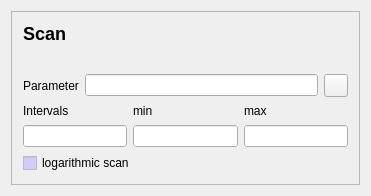
<ui version="4.0" >
<comment> Begin CVS Header </comment>
<comment>   $Source: /fs/turing/cvs/copasi_dev/copasi/UI/CScanWidgetScan.ui,v $ </comment>
<comment>   $Revision: 1.7 $ </comment>
<comment>   $Name: Build-33 $ </comment>
<comment>   $Author: pwilly $ </comment>
<comment>   $Date: 2009/03/19 10:49:43 $ </comment>
<comment> End CVS Header </comment>

<comment> Copyright (C) 2008 by Pedro Mendes, Virginia Tech Intellectual </comment>
<comment> Properties, Inc., EML Research, gGmbH, University of Heidelberg, </comment>
<comment> and The University of Manchester. </comment>
<comment> All rights reserved. </comment>

 <comment> All rights reserved. </comment>
 <class>CScanWidgetScan</class>
 <widget class="QWidget" name="CScanWidgetScan" >
  <property name="geometry" >
   <rect>
    <x>0</x>
    <y>0</y>
    <width>371</width>
    <height>196</height>
   </rect>
  </property>
  <property name="windowTitle" >
   <string>Form1</string>
  </property>
  <layout class="QVBoxLayout" name="verticalLayout_2" >
   <item>
    <widget class="QFrame" name="frame" >
     <property name="palette" >
      <palette>
       <active>
        <colorrole role="Base" >
         <brush brushstyle="SolidPattern" >
          <color alpha="255" >
           <red>207</red>
           <green>206</green>
           <blue>249</blue>
          </color>
         </brush>
        </colorrole>
       </active>
       <inactive>
        <colorrole role="Base" >
         <brush brushstyle="SolidPattern" >
          <color alpha="255" >
           <red>207</red>
           <green>206</green>
           <blue>249</blue>
          </color>
         </brush>
        </colorrole>
       </inactive>
       <disabled>
        <colorrole role="Base" >
         <brush brushstyle="SolidPattern" >
          <color alpha="255" >
           <red>212</red>
           <green>208</green>
           <blue>200</blue>
          </color>
         </brush>
        </colorrole>
       </disabled>
      </palette>
     </property>
     <property name="autoFillBackground" >
      <bool>true</bool>
     </property>
     <property name="frameShape" >
      <enum>QFrame::StyledPanel</enum>
     </property>
     <property name="frameShadow" >
      <enum>QFrame::Raised</enum>
     </property>
     <layout class="QVBoxLayout" name="verticalLayout" >
      <item>
       <widget class="QLabel" name="labelTitle" >
        <property name="text" >
         <string>&lt;h2>Scan&lt;/h2></string>
        </property>
        <property name="alignment" >
         <set>Qt::AlignTop</set>
        </property>
        <property name="wordWrap" >
         <bool>true</bool>
        </property>
       </widget>
      </item>
      <item>
       <layout class="QHBoxLayout" >
        <item>
         <widget class="QLabel" name="labelObject" >
          <property name="text" >
           <string>Parameter</string>
          </property>
          <property name="wordWrap" >
           <bool>false</bool>
          </property>
         </widget>
        </item>
        <item>
         <widget class="QLineEdit" name="lineEditObject" >
          <property name="palette" >
           <palette>
            <active>
             <colorrole role="Base" >
              <brush brushstyle="SolidPattern" >
               <color alpha="255" >
                <red>255</red>
                <green>255</green>
                <blue>255</blue>
               </color>
              </brush>
             </colorrole>
            </active>
            <inactive>
             <colorrole role="Base" >
              <brush brushstyle="SolidPattern" >
               <color alpha="255" >
                <red>255</red>
                <green>255</green>
                <blue>255</blue>
               </color>
              </brush>
             </colorrole>
            </inactive>
            <disabled>
             <colorrole role="Base" >
              <brush brushstyle="SolidPattern" >
               <color alpha="255" >
                <red>212</red>
                <green>208</green>
                <blue>200</blue>
               </color>
              </brush>
             </colorrole>
            </disabled>
           </palette>
          </property>
          <property name="autoFillBackground" >
           <bool>true</bool>
          </property>
         </widget>
        </item>
        <item>
         <widget class="QToolButton" name="buttonObject" >
          <property name="text" >
           <string/>
          </property>
          <property name="icon" >
           <iconset>
            <normaloff>image0</normaloff>image0</iconset>
          </property>
         </widget>
        </item>
       </layout>
      </item>
      <item>
       <layout class="QGridLayout" name="gridLayout" >
        <item row="0" column="0" >
         <widget class="QLabel" name="labelNumber" >
          <property name="text" >
           <string>Intervals</string>
          </property>
          <property name="wordWrap" >
           <bool>false</bool>
          </property>
         </widget>
        </item>
        <item row="0" column="1" >
         <widget class="QLabel" name="labelMin" >
          <property name="text" >
           <string>min</string>
          </property>
          <property name="wordWrap" >
           <bool>false</bool>
          </property>
         </widget>
        </item>
        <item row="0" column="2" >
         <widget class="QLabel" name="labelMax" >
          <property name="text" >
           <string>max</string>
          </property>
          <property name="wordWrap" >
           <bool>false</bool>
          </property>
         </widget>
        </item>
        <item row="1" column="0" >
         <widget class="QLineEdit" name="lineEditNumber" >
          <property name="palette" >
           <palette>
            <active>
             <colorrole role="Base" >
              <brush brushstyle="SolidPattern" >
               <color alpha="255" >
                <red>255</red>
                <green>255</green>
                <blue>255</blue>
               </color>
              </brush>
             </colorrole>
            </active>
            <inactive>
             <colorrole role="Base" >
              <brush brushstyle="SolidPattern" >
               <color alpha="255" >
                <red>255</red>
                <green>255</green>
                <blue>255</blue>
               </color>
              </brush>
             </colorrole>
            </inactive>
            <disabled>
             <colorrole role="Base" >
              <brush brushstyle="SolidPattern" >
               <color alpha="255" >
                <red>212</red>
                <green>208</green>
                <blue>200</blue>
               </color>
              </brush>
             </colorrole>
            </disabled>
           </palette>
          </property>
          <property name="autoFillBackground" >
           <bool>true</bool>
          </property>
         </widget>
        </item>
        <item row="1" column="1" >
         <widget class="QLineEdit" name="lineEditMin" >
          <property name="palette" >
           <palette>
            <active>
             <colorrole role="Base" >
              <brush brushstyle="SolidPattern" >
               <color alpha="255" >
                <red>255</red>
                <green>255</green>
                <blue>255</blue>
               </color>
              </brush>
             </colorrole>
            </active>
            <inactive>
             <colorrole role="Base" >
              <brush brushstyle="SolidPattern" >
               <color alpha="255" >
                <red>255</red>
                <green>255</green>
                <blue>255</blue>
               </color>
              </brush>
             </colorrole>
            </inactive>
            <disabled>
             <colorrole role="Base" >
              <brush brushstyle="SolidPattern" >
               <color alpha="255" >
                <red>212</red>
                <green>208</green>
                <blue>200</blue>
               </color>
              </brush>
             </colorrole>
            </disabled>
           </palette>
          </property>
          <property name="autoFillBackground" >
           <bool>true</bool>
          </property>
         </widget>
        </item>
        <item row="1" column="2" >
         <widget class="QLineEdit" name="lineEditMax" >
          <property name="palette" >
           <palette>
            <active>
             <colorrole role="Base" >
              <brush brushstyle="SolidPattern" >
               <color alpha="255" >
                <red>255</red>
                <green>255</green>
                <blue>255</blue>
               </color>
              </brush>
             </colorrole>
            </active>
            <inactive>
             <colorrole role="Base" >
              <brush brushstyle="SolidPattern" >
               <color alpha="255" >
                <red>255</red>
                <green>255</green>
                <blue>255</blue>
               </color>
              </brush>
             </colorrole>
            </inactive>
            <disabled>
             <colorrole role="Base" >
              <brush brushstyle="SolidPattern" >
               <color alpha="255" >
                <red>212</red>
                <green>208</green>
                <blue>200</blue>
               </color>
              </brush>
             </colorrole>
            </disabled>
           </palette>
          </property>
          <property name="autoFillBackground" >
           <bool>true</bool>
          </property>
         </widget>
        </item>
       </layout>
      </item>
      <item>
       <widget class="QCheckBox" name="checkBoxLog" >
        <property name="text" >
         <string>logarithmic scan</string>
        </property>
       </widget>
      </item>
     </layout>
    </widget>
   </item>
  </layout>
 </widget>
 <layoutdefault spacing="6" margin="11" />
 <resources/>
 <connections>
  <connection>
   <sender>buttonObject</sender>
   <signal>clicked()</signal>
   <receiver>CScanWidgetScan</receiver>
   <slot>slotChooseObject()</slot>
   <hints>
    <hint type="sourcelabel" >
     <x>351</x>
     <y>68</y>
    </hint>
    <hint type="destinationlabel" >
     <x>20</x>
     <y>20</y>
    </hint>
   </hints>
  </connection>
 </connections>
</ui>
